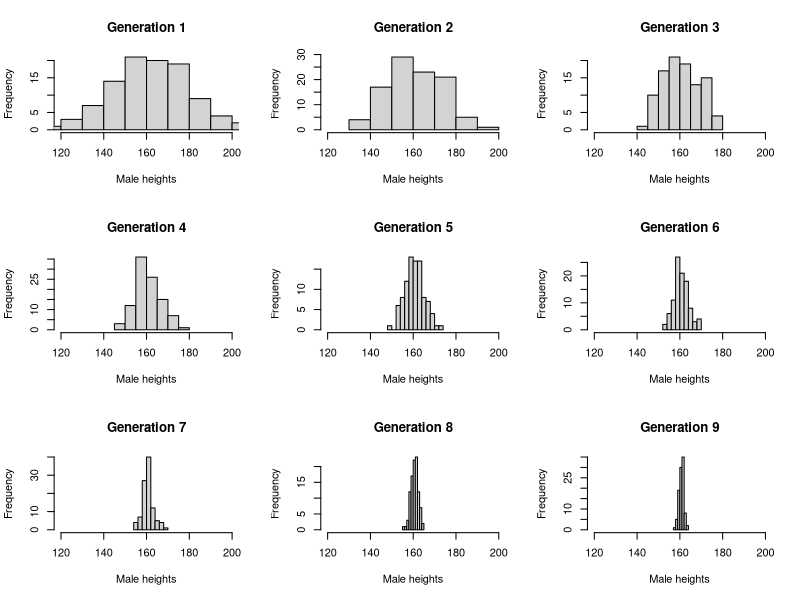
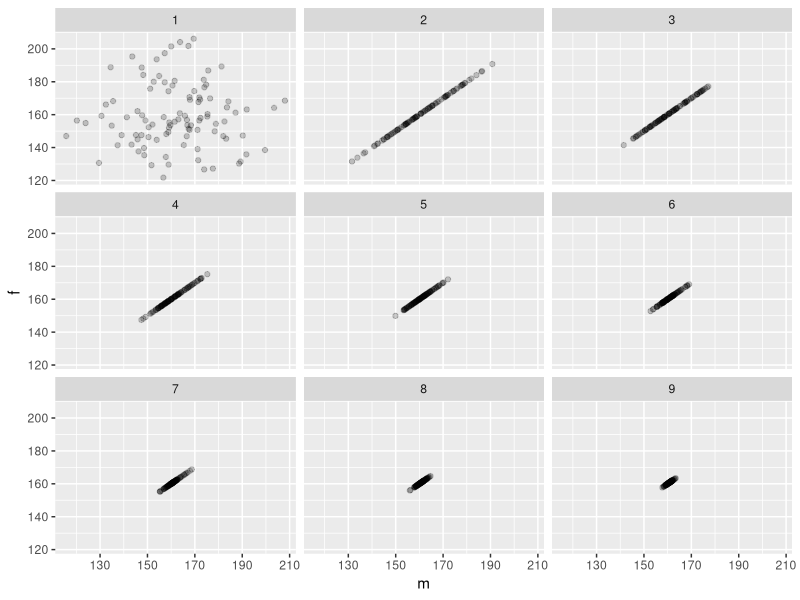
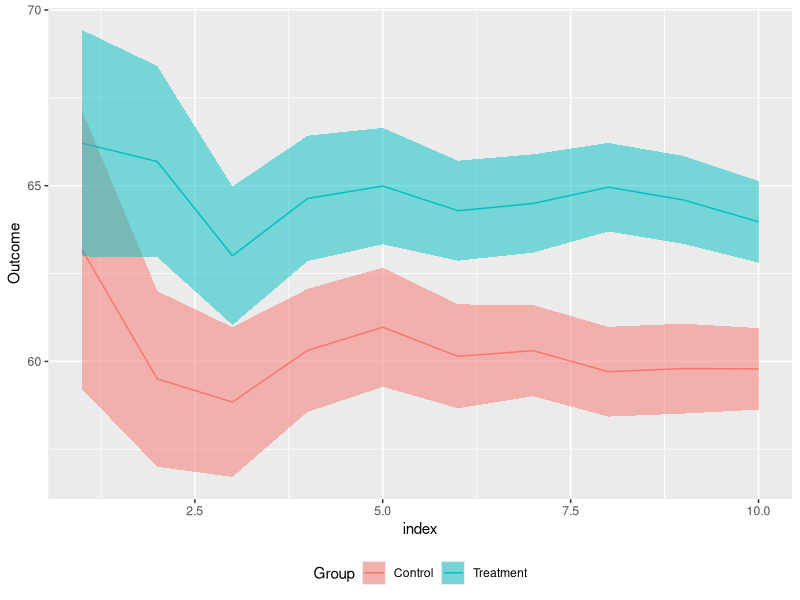
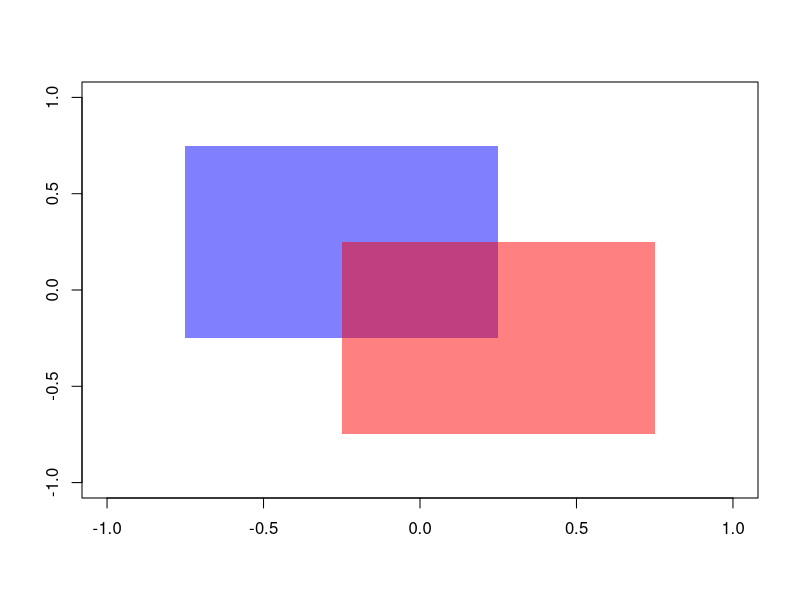

Reproduce these figures in R, in order.
## ---- chunk 1
pop <- data.frame(m = rnorm(100, 160, 20), f = rnorm(100, 160, 20))
## ---- chunk 2
next_gen <- function(pop) {
    pop$m <- sample(pop$m)
    pop$m <- rowMeans(pop)
    pop$f <- pop$m
    pop
}
## ---- chunk 3
set.seed(1)

# first generation
pop_1 <- data.frame(m = rnorm(100, 160, 20), f = rnorm(100, 160, 20))

pop_2 <- next_gen(pop_1)

gen.list <- as.list(NULL)
gen.list[[1]] <- pop_1

n.generation <- 9
for(i in 2:n.generation){
  gen.list[[i]] <- next_gen(gen.list[[i-1]])
}

par(mfrow=c(3,3))
for(i in 1:9){
hist(gen.list[[i]]$m, main=paste("Generation",i),xlab = "Male heights",xlim = c(120,200))
}


dev.off()
## ---- chunk 4
library(ggplot2)

newdata<-NULL
for(i in 1:9){
  newdata <- rbind(newdata,gen.list[[i]])
}

dim(newdata)
head(newdata)
newdata["gen"] <- as.vector(matrix(sapply(1:9, function(i) rep(i,100)),900,1))

ggplot(newdata,aes(x=m,y=f)) + geom_point(alpha=0.2) + facet_wrap(~gen, nrow=3)

## ---- chunk 5
# generate bootstrap sample
bootstrap <- function(n,num.sim=1e3){
  set.seed(1)
  trt <- sample(c(0,1),n,replace = T)
  outcome <- sample(rnorm(num.sim, 60, 20),n,replace=T)
  data <- data.frame(trt,outcome)
  data[data$trt==1,"outcome"]<-data[data$trt==1,"outcome"]+5
  t.mean <- mean(data[data$trt==1,'outcome'])
  c.mean <- mean(data[data$trt==0,'outcome'])
  lb.t.mean <- t.mean - 1.96*sd(data[data$trt==1,'outcome'])/sqrt(sum(trt))
  ub.t.mean <- t.mean + 1.96*sd(data[data$trt==1,'outcome'])/sqrt(sum(trt))
  lb.c.mean <- c.mean - 1.96*sd(data[data$trt==0,'outcome'])/sqrt(n-sum(trt))
  ub.c.mean <- c.mean + 1.96*sd(data[data$trt==0,'outcome'])/sqrt(n-sum(trt))
  
  result <- c(t.mean, lb.t.mean, ub.t.mean, c.mean, lb.c.mean, ub.c.mean)
  names(result) <- c("Trt mean", "Trt LB", "Trt UB", "Ctrl mean", "Ctrl LB", "Ctrl UB")
  return(result)
}

boot.data <- as.data.frame(t(sapply(seq(250,2500,250), function(i) bootstrap(i))))

## ---- chunk 6
# format the data for ggplot2
index <- rep(1:10,2)
Group <- rep(c("Treatment","Control"),each = 10)
Outcome <- c(boot.data[,1],boot.data[,4])
lb <- c(boot.data[,2],boot.data[,5])
ub <- c(boot.data[,3],boot.data[,6])

gg.data <- data.frame(index, Group, Outcome, lb, ub)

library(ggplot2)

ggplot(gg.data, aes(x=index,y=Outcome,group=Group)) + geom_line(aes(color=Group)) +
  geom_ribbon(aes(ymin=lb,ymax=ub,group=Group,fill=Group),alpha=0.5) + 
  theme(legend.position = "bottom")

## ---- chunk 7
makeTransparent = function(..., alpha=0.5) {
  if(alpha<0 | alpha>1) stop("alpha must be between 0 and 1")
  alpha = floor(255*alpha)  
  newColor = col2rgb(col=unlist(list(...)), alpha=FALSE)
  .makeTransparent = function(col, alpha) {
    rgb(red=col[1], green=col[2], blue=col[3], alpha=alpha, maxColorValue=255)
  }
  newColor = apply(newColor, 2, .makeTransparent, alpha=alpha)
  return(newColor)
}

par(new=FALSE)
plot(NULL,
  xlim=c(-1, 1),
  ylim=c(-1, 1),
  xlab="",
  ylab=""
)

polygon(x=c(seq(-0.75, 0.25, length.out=100), seq(0.25, -0.75, length.out=100)),
        y=c(rep(-0.25, 100), rep(0.75, 100)), border=NA, col=makeTransparent('blue',alpha=0.5))
polygon(x=c(seq(-0.25, 0.75, length.out=100), seq(0.75, -0.25, length.out=100)),
        y=c(rep(-0.75, 100), rep(0.25, 100)), border=NA, col=makeTransparent('red',alpha=0.5))
